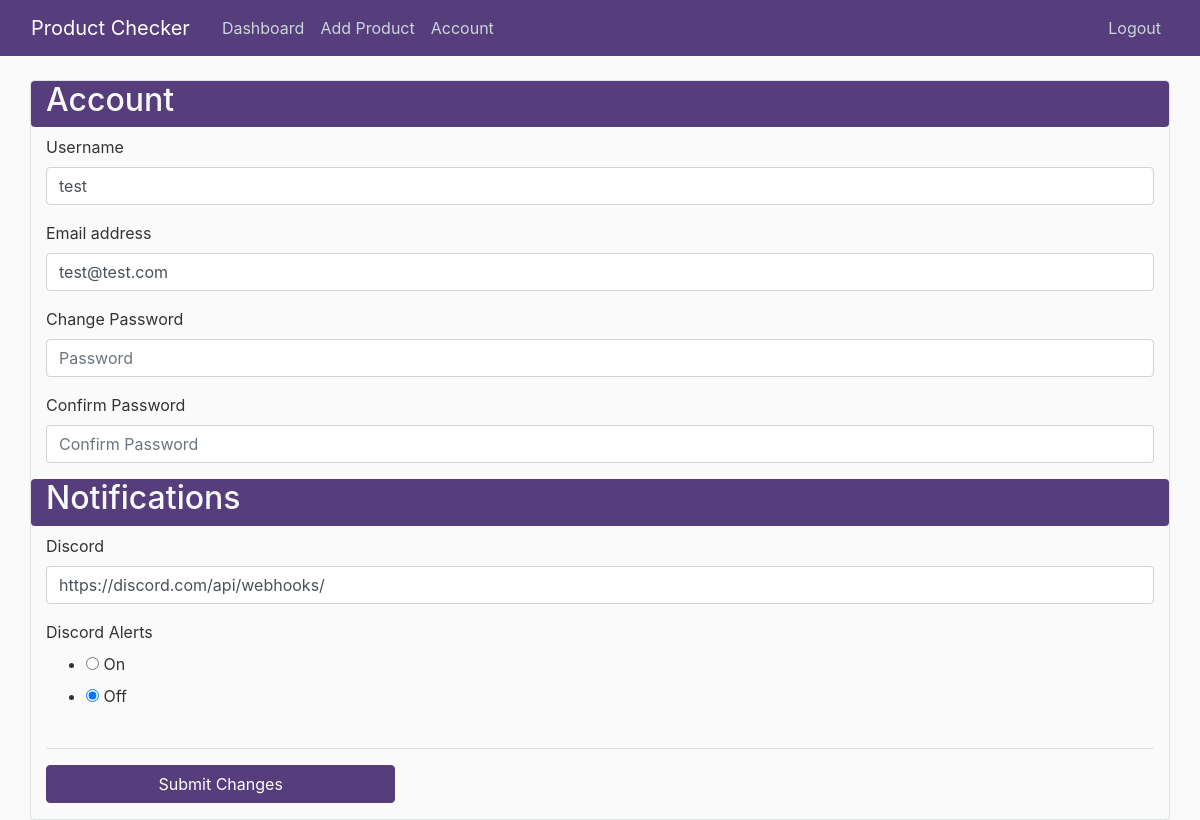
Page /account (signed in) on the committed database.
### productchecker/models.py (models this page shows, shortened)
class User(db.Model, UserMixin):
    id = db.Column(db.Integer, primary_key=True)
    username = db.Column(db.String(30), unique=True, nullable=False)
    email = db.Column(db.String(100), unique=True, nullable=False)
    password = db.Column(db.String(60), nullable=False)
    discord_webhook = db.Column(db.String(150), nullable=True)
    discord_active = db.Column(db.Boolean, nullable=True, default=0)
    products = db.relationship('Product', backref='user', lazy=True)

### productchecker/routes.py (the view)
@app.route("/account", methods=['GET', 'POST'])
@login_required
def account():
    form = UpdateAccountForm()
    if form.validate_on_submit():
        current_user.username = form.username.data
        current_user.email = form.email.data
        if form.password.data != '':
            current_user.password = bcrypt.generate_password_hash(form.password.data).decode('utf-8')
        current_user.discord_webhook = form.discord_webhook.data
        current_user.discord_active = bool(form.discord_active.data)
        db.session.commit()
        flash('Account Updated', 'success')
        return redirect(url_for('account'))
    elif request.method == 'GET':
        form.username.data = current_user.username
        form.email.data = current_user.email
        form.discord_webhook.data = current_user.discord_webhook
        form.discord_active.data = current_user.discord_active
    return render_template('account.html', form=form)

### productchecker/forms.py (shortened to what this page needs)
class UpdateAccountForm(FlaskForm):
    username = StringField('Username', validators=[
                           DataRequired(), Length(min=username_min, max=username_max)])
    email = StringField('Email', validators=[DataRequired(), Email()])
    password = PasswordField('Password')
    confirm_password = PasswordField('Confirm Password', validators=[EqualTo('password')])
    discord_webhook = StringField('Webhook URL')
    discord_active = RadioField(coerce=int, choices=[(1,'On'),(0,'Off')])
    submit = SubmitField('Submit Changes')

### productchecker/models.py (called while the page is built)
@login_manager.user_loader
def load_user(user_id):
    return User.query.get(int(user_id))

### productchecker/templates/account.html (shortened to what this page needs)
{% extends "layout.html" %}
{% block content %}
<div class="container border rounded">
	<div class="row bg-primary rounded" style="background-color: #563d7c!important;">
		<div class="col-4">
			<h2 class="text-light">Account</h2>
		</div>
	</div>
	<div class="row mt-2">
		<div class="col">
			<form novalidate method="POST" action="">
				<div class="form-group">
					<label>Username</label>
					{% if form.username.errors %}
					{{ form.username(class="form-control is-invalid", placeholder="Username") }}
					<div class="invalid-feedback">
						{% for error in form.username.errors %}
						<span>{{ error }}</span>
						{% endfor %}
					</div>
					{% else %}
					{{ form.username(class="form-control", placeholder="Username") }}
					{% endif %}
				</div>
				<div class="form-group">
					<label>Email address</label>
					{% if form.email.errors %}
					{{ form.email(class="form-control is-invalid", placeholder="Email") }}
					<div class="invalid-feedback">
						{% for error in form.email.errors %}
						<span>{{ error }}</span>
						{% endfor %}
					</div>
					{% else %}
					{{ form.email(class="form-control", placeholder="Email") }}
					{% endif %}
				</div>
				<div class="form-group">
					<label>Change Password</label>
					{% if form.password.errors %}
					{{ form.password(class="form-control is-invalid", placeholder="Password") }}
					<div class="invalid-feedback">
						{% for error in form.password.errors %}
						<span>{{ error }}</span>
						{% endfor %}
					</div>
					{% else %}
					{{ form.password(class="form-control", placeholder="Password") }}
					{% endif %}
				</div>
				<div class="form-group">
					<label>Confirm Password</label>
					{% if form.confirm_password.errors %}
					{{ form.confirm_password(class="form-control is-invalid", placeholder="Confirm Password") }}
					<div class="invalid-feedback">
						{% for error in form.confirm_password.errors %}
						<span>{{ error }}</span>
						{% endfor %}
					</div>
					{% else %}
					{{ form.confirm_password(class="form-control", placeholder="Confirm Password") }}
					{% endif %}
				</div>
				<div class="row bg-primary rounded" style="background-color: #563d7c!important;">
					<div class="col-4">
						<h2 class="text-light">Notifications</h2>
					</div>
				</div>
				<div class="row mt-2">
					<div class="col">
						<div class="form-group">
							<label>Discord</label>
							{% if form.discord_webhook.errors %}
							{{ form.discord_webhook(class="form-control is-invalid", placeholder="Webhook URL") }}
							<div class="invalid-feedback">
								{% for error in form.discord_webhook.errors %}
								<span>{{ error }}</span>
								{% endfor %}
							</div>
							{% else %}
							{{ form.discord_webhook(class="form-control", placeholder="Webhook URL") }}
							{% endif %}
						</div>
					</div>
				</div>
				<div class="row">
					<div class="col">
						<label>Discord Alerts</label>
						{{ form.discord_active() }}
					</div>
				</div>
				<hr>
				<div class="row mt-2">
					<div class="col-lg-4 col-md-6">
						<div class="form-group">
							{{ form.submit(class="btn btn-primary btn-block") }}
						</div>
					</div>
				</div>
			</form>
		</div>
	</div>
</div>
{% endblock %}

### productchecker/static/main.css (style rules this page uses)
body { background: #fafafa; color: #333333; margin-top: 5rem; }
h1, h2, h3, h4, h5, h6 { color: #444444; }
.bg-primary { color:#fff; background-color:#563d7c; border-color:#563d7c }
.btn-primary { color:#fff; background-color:#563d7c; border-color:#563d7c }

### rows in the picture
User: username "test", email "test@test.com", discord_webhook "https://discord.com/api/webhooks/", discord_active "☐ On ☑ Off"
